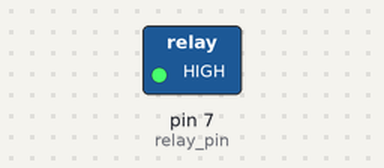
The sketch below on a simulated Arduino Uno, built with avr-gcc and run on an emulated ATmega328P. Shown: switched loads named in the sketch (green lamp = pin HIGH). Dashed ring = blinking.

Above: at 0.5 s.
Timing chart, 0 to 4.6 s (numbered marks = the images above):
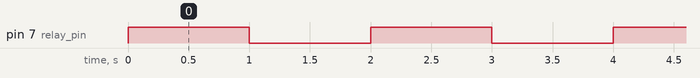

Measured:
- by itself, pin 7 (relay_pin): alternates HIGH for 1.0 s and LOW for 1.0 s

The sketch:

relayInstrument.ino
```cpp
//String: a collection of char:
// use of relay , voltage instruments

int relay_pin = 7;
void setup() {
   pinMode(relay_pin, OUTPUT);
}


void loop() {

   digitalWrite(relay_pin,HIGH);
   delay(1000);
   digitalWrite(relay_pin,LOW);
   delay(1000);
}
```
